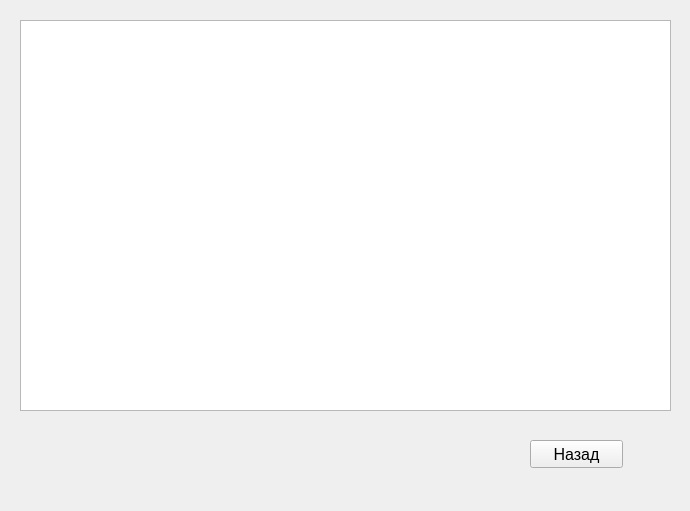
<?xml version="1.0" encoding="UTF-8"?>
<ui version="4.0">
 <class>items</class>
 <widget class="QWidget" name="items">
  <property name="geometry">
   <rect>
    <x>0</x>
    <y>0</y>
    <width>690</width>
    <height>511</height>
   </rect>
  </property>
  <property name="windowTitle">
   <string>Form</string>
  </property>
  <widget class="QTableWidget" name="tableWidget">
   <property name="geometry">
    <rect>
     <x>20</x>
     <y>20</y>
     <width>651</width>
     <height>391</height>
    </rect>
   </property>
  </widget>
  <widget class="QPushButton" name="pushButton">
   <property name="geometry">
    <rect>
     <x>530</x>
     <y>440</y>
     <width>93</width>
     <height>28</height>
    </rect>
   </property>
   <property name="font">
    <font>
     <pointsize>12</pointsize>
    </font>
   </property>
   <property name="text">
    <string>Назад</string>
   </property>
  </widget>
 </widget>
 <resources/>
 <connections/>
</ui>
